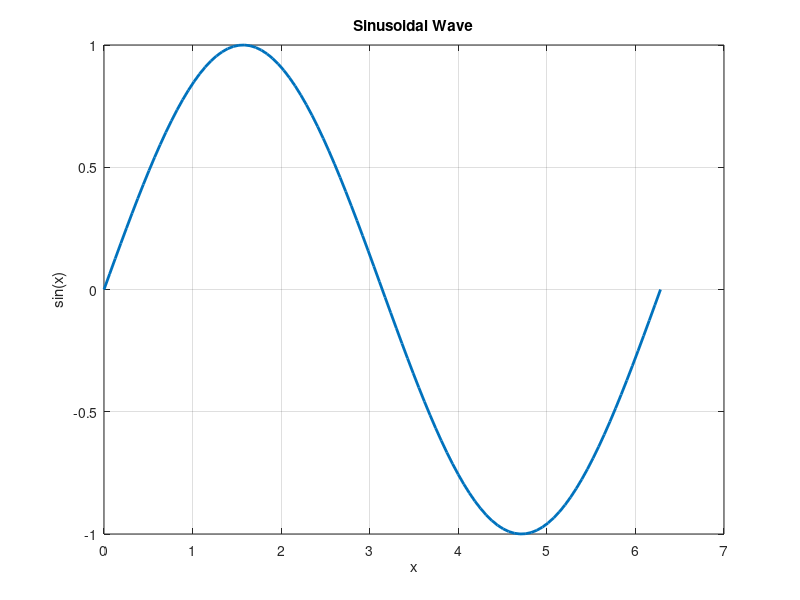

MATLAB code for this plot:
x = linspace(0, 2*pi, 100);
y = sin(x);

figure();
h = plot(x, y);
set(h, 'LineWidth', 2);
title('Sinusoidal Wave');
xlabel('x');
ylabel('sin(x)');
grid on;
